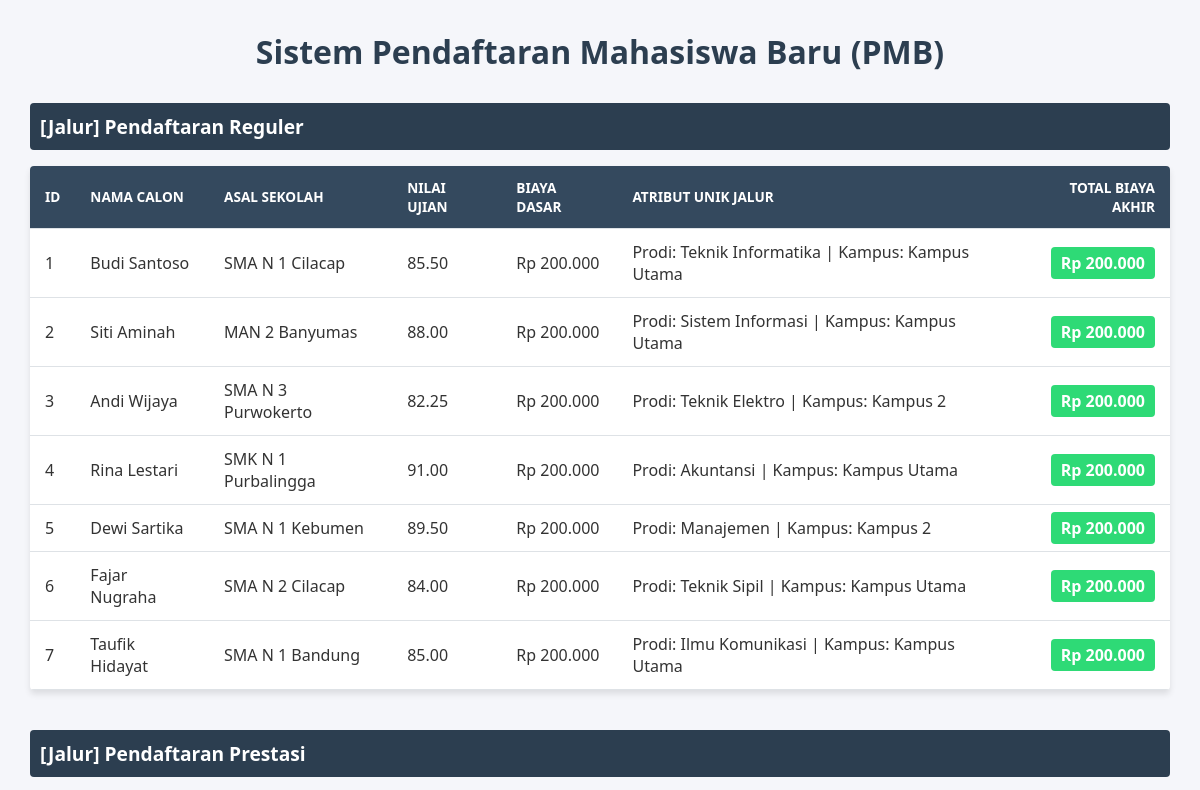
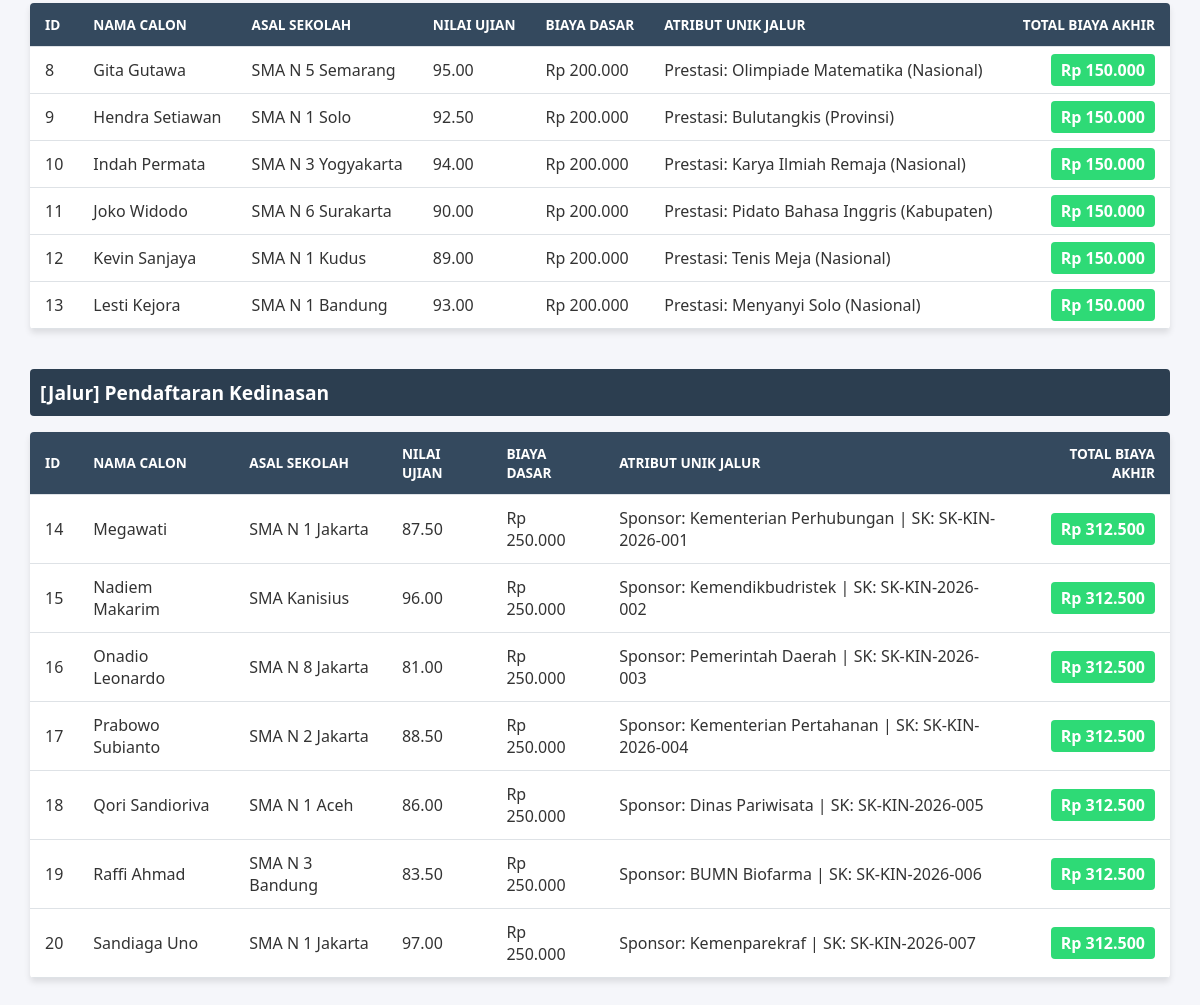
The page / on the database its author committed (2 pictures, top to bottom).
### tables this page shows
CREATE TABLE `tabel_pendaftaran` (
  `id_pendaftaran` int NOT NULL,
  `nama_calon` varchar(150) NOT NULL,
  `asal_sekolah` varchar(150) NOT NULL,
  `nilai_ujian` decimal(5,2) NOT NULL,
  `biaya_pendaftaran_dasar` decimal(10,2) NOT NULL,
  `jalur_pendaftaran` enum('Reguler','Prestasi','Kedinasan') NOT NULL,
  `pilihan_prodi` varchar(100) DEFAULT NULL,
  `lokasi_kampus` varchar(100) DEFAULT NULL,
  `jenis_prestasi` varchar(100) DEFAULT NULL,
  `tingkat_prestasi` varchar(50) DEFAULT NULL,
  `sk_ikatan_dinas` varchar(100) DEFAULT NULL,
  `instansi_sponsor` varchar(100) DEFAULT NULL
);

### pendaftaranreguler.php (called while the page is built, shortened)
<?php
require_once 'Pendaftaran.php';
class PendaftaranReguler extends Pendaftaran {
    private $pilihan_prodi;
    private $lokasi_kampus;
    public function __construct($id_pendaftaran, $nama_calon, $asal_sekolah, $nilai_ujian, $biaya_pendaftaran_dasar, $pilihan_prodi, $lokasi_kampus) {
        $this->pilihan_prodi = $pilihan_prodi;
        $this->lokasi_kampus = $lokasi_kampus;
    }
    public function hitungTotalBiaya() {
        return $this->biaya_pendaftaran_dasar;
    }
    public function tampilkanInfoJalur() {
        return "Prodi: " . $this->pilihan_prodi . " | Kampus: " . $this->lokasi_kampus;
    }
    public static function getDaftarReguler($db) {
        $query = "SELECT * FROM tabel_pendaftaran WHERE jalur_pendaftaran = 'Reguler'";
        return $db->query($query);
    }
}
?>

### pendaftaran.php (called while the page is built, shortened)
<?php
abstract class Pendaftaran {
    protected $id_pendaftaran;
    protected $nama_calon;
    protected $asal_sekolah;
    protected $nilai_ujian;
    protected $biaya_pendaftaran_dasar;
    public function __construct($id_pendaftaran, $nama_calon, $asal_sekolah, $nilai_ujian, $biaya_pendaftaran_dasar) {
        $this->id_pendaftaran = $id_pendaftaran;
        $this->nama_calon = $nama_calon;
        $this->asal_sekolah = $asal_sekolah;
        $this->nilai_ujian = $nilai_ujian;
        $this->biaya_pendaftaran_dasar = $biaya_pendaftaran_dasar;
    }
    public function getIdPendaftaran() { return $this->id_pendaftaran; }
    public function getNamaCalon() { return $this->nama_calon; }
    public function getAsalSekolah() { return $this->asal_sekolah; }
    public function getNilaiUjian() { return $this->nilai_ujian; }
    public function getBiayaDasar() { return $this->biaya_pendaftaran_dasar; }
}
?>

### pendaftaranprestasi.php (called while the page is built, shortened)
<?php
require_once 'Pendaftaran.php';
class PendaftaranPrestasi extends Pendaftaran {
    private $jenis_prestasi;
    private $tingkat_prestasi;
    public function __construct($id_pendaftaran, $nama_calon, $asal_sekolah, $nilai_ujian, $biaya_pendaftaran_dasar, $jenis_prestasi, $tingkat_prestasi) {
        $this->jenis_prestasi = $jenis_prestasi;
        $this->tingkat_prestasi = $tingkat_prestasi;
    }
    public function hitungTotalBiaya() {
        return $this->biaya_pendaftaran_dasar - 50000;
    }
    public function tampilkanInfoJalur() {
        return "Prestasi: " . $this->jenis_prestasi . " (" . $this->tingkat_prestasi . ")";
    }
    public static function getDaftarPrestasi($db) {
        $query = "SELECT * FROM tabel_pendaftaran WHERE jalur_pendaftaran = 'Prestasi'";
        return $db->query($query);
    }
}
?>

### pendaftarankedinasan.php (called while the page is built, shortened)
<?php
require_once 'Pendaftaran.php';
class PendaftaranKedinasan extends Pendaftaran {
    private $sk_ikatan_dinas;
    private $instansi_sponsor;
    public function __construct($id_pendaftaran, $nama_calon, $asal_sekolah, $nilai_ujian, $biaya_pendaftaran_dasar, $sk_ikatan_dinas, $instansi_sponsor) {
        $this->sk_ikatan_dinas = $sk_ikatan_dinas;
        $this->instansi_sponsor = $instansi_sponsor;
    }
    public function hitungTotalBiaya() {
        return $this->biaya_pendaftaran_dasar * 1.25;
    }
    public function tampilkanInfoJalur() {
        return "Sponsor: " . $this->instansi_sponsor . " | SK: " . $this->sk_ikatan_dinas;
    }
    public static function getDaftarKedinasan($db) {
        $query = "SELECT * FROM tabel_pendaftaran WHERE jalur_pendaftaran = 'Kedinasan'";
        return $db->query($query);
    }
}
?>

### index.php (the view, shortened to what this page needs)
<?php
require_once 'pendaftaranreguler.php';
require_once 'pendaftaranprestasi.php';
require_once 'pendaftarankedinasan.php';
$database = new Database();
$db = $database->getConnection();
$dataReguler = PendaftaranReguler::getDaftarReguler($db);
$dataPrestasi = PendaftaranPrestasi::getDaftarPrestasi($db);
$dataKedinasan = PendaftaranKedinasan::getDaftarKedinasan($db);
?>
<!DOCTYPE html>
<html lang="id">
<head>
</head>
<body>
    <h1>Sistem Pendaftaran Mahasiswa Baru (PMB)</h1>
    <h2>[Jalur] Pendaftaran Reguler</h2>
    <table>
        <thead>
            <tr>
                <th>ID</th>
                <th>Nama Calon</th>
                <th>Asal Sekolah</th>
                <th>Nilai Ujian</th>
                <th>Biaya Dasar</th>
                <th>Atribut Unik Jalur</th>
                <th class="text-right">Total Biaya Akhir</th>
            </tr>
        </thead>
        <tbody>
            <?php while ($row = $dataReguler->fetch_assoc()):
                $mhs = new PendaftaranReguler(
                    $row['id_pendaftaran'], $row['nama_calon'], $row['asal_sekolah'],
                    $row['nilai_ujian'], $row['biaya_pendaftaran_dasar'],
                    $row['pilihan_prodi'], $row['lokasi_kampus']
                );
            ?>
                <tr>
                    <td><?= $mhs->getIdPendaftaran() ?></td>
                    <td><?= $mhs->getNamaCalon() ?></td>
                    <td><?= $mhs->getAsalSekolah() ?></td>
                    <td><?= $mhs->getNilaiUjian() ?></td>
                    <td>Rp <?= number_format($mhs->getBiayaDasar(), 0, ',', '.') ?></td>
                    <td><?= $mhs->tampilkanInfoJalur() ?></td>
                    <td class="text-right"><span class="badge-total">Rp <?= number_format($mhs->hitungTotalBiaya(), 0, ',', '.') ?></span></td>
                </tr>
            <?php endwhile; ?>
        </tbody>
    </table>
    <h2>[Jalur] Pendaftaran Prestasi</h2>
    <table>
        <thead>
            <tr>
                <th>ID</th>
                <th>Nama Calon</th>
                <th>Asal Sekolah</th>
                <th>Nilai Ujian</th>
                <th>Biaya Dasar</th>
                <th>Atribut Unik Jalur</th>
                <th class="text-right">Total Biaya Akhir</th>
            </tr>
        </thead>
        <tbody>
            <?php while ($row = $dataPrestasi->fetch_assoc()):
                $mhs = new PendaftaranPrestasi(
                    $row['id_pendaftaran'], $row['nama_calon'], $row['asal_sekolah'],
                    $row['nilai_ujian'], $row['biaya_pendaftaran_dasar'],
                    $row['jenis_prestasi'], $row['tingkat_prestasi']
                );
            ?>
                <tr>
                    <td><?= $mhs->getIdPendaftaran() ?></td>
                    <td><?= $mhs->getNamaCalon() ?></td>
                    <td><?= $mhs->getAsalSekolah() ?></td>
                    <td><?= $mhs->getNilaiUjian() ?></td>
                    <td>Rp <?= number_format($mhs->getBiayaDasar(), 0, ',', '.') ?></td>
                    <td><?= $mhs->tampilkanInfoJalur() ?></td>
                    <td class="text-right"><span class="badge-total">Rp <?= number_format($mhs->hitungTotalBiaya(), 0, ',', '.') ?></span></td>
                </tr>
            <?php endwhile; ?>
        </tbody>
    </table>
    <h2>[Jalur] Pendaftaran Kedinasan</h2>
    <table>
        <thead>
            <tr>
                <th>ID</th>
                <th>Nama Calon</th>
                <th>Asal Sekolah</th>
                <th>Nilai Ujian</th>
                <th>Biaya Dasar</th>
                <th>Atribut Unik Jalur</th>
                <th class="text-right">Total Biaya Akhir</th>
            </tr>
        </thead>
        <tbody>
            <?php while ($row = $dataKedinasan->fetch_assoc()):
                $mhs = new PendaftaranKedinasan(
                    $row['id_pendaftaran'], $row['nama_calon'], $row['asal_sekolah'],
                    $row['nilai_ujian'], $row['biaya_pendaftaran_dasar'],
                    $row['sk_ikatan_dinas'], $row['instansi_sponsor']
                );
            ?>
                <tr>
                    <td><?= $mhs->getIdPendaftaran() ?></td>
                    <td><?= $mhs->getNamaCalon() ?></td>
                    <td><?= $mhs->getAsalSekolah() ?></td>
                    <td><?= $mhs->getNilaiUjian() ?></td>
                    <td>Rp <?= number_format($mhs->getBiayaDasar(), 0, ',', '.') ?></td>
                    <td><?= $mhs->tampilkanInfoJalur() ?></td>
                    <td class="text-right"><span class="badge-total">Rp <?= number_format($mhs->hitungTotalBiaya(), 0, ',', '.') ?></span></td>
                </tr>
            <?php endwhile; ?>
        </tbody>
    </table>
</body>
</html>

### index.php (style rules this page uses)
body { font-family: 'Segoe UI', Tahoma, Geneva, Verdana, sans-serif; margin: 30px; background-color: #f5f6fa; color: #333; }
h1 { text-align: center; color: #2c3e50; margin-bottom: 30px; }
h2 { background-color: #2c3e50; color: white; padding: 10px; border-radius: 4px; font-size: 1.2rem; }
table { width: 100%; border-collapse: collapse; margin-bottom: 40px; background: #fff; box-shadow: 0 4px 6px rgba(0,0,0,0.1); border-radius: 4px; overflow: hidden; }
th, td { padding: 12px 15px; text-align: left; border-bottom: 1px solid #dee2e6; }
th { background-color: #34495e; color: white; text-transform: uppercase; font-size: 0.85rem; }
.text-right { text-align: right; }
.badge-total { background-color: #2eda76; color: white; padding: 5px 10px; border-radius: 4px; font-weight: bold; }

### rows shown on the page
tabel_pendaftaran: id_pendaftaran "1", nama_calon "Budi Santoso", asal_sekolah "SMA N 1 Cilacap", nilai_ujian "85.50", biaya_pendaftaran_dasar "200.000", $mhs->tampilkanInfoJalur() "Prodi: Teknik Informatika | Kampus: Kampus Utama"
tabel_pendaftaran: id_pendaftaran "2", nama_calon "Siti Aminah", asal_sekolah "MAN 2 Banyumas", nilai_ujian "88.00", biaya_pendaftaran_dasar "200.000", $mhs->tampilkanInfoJalur() "Prodi: Sistem Informasi | Kampus: Kampus Utama"
tabel_pendaftaran: id_pendaftaran "3", nama_calon "Andi Wijaya", asal_sekolah "SMA N 3 Purwokerto", nilai_ujian "82.25", biaya_pendaftaran_dasar "200.000", $mhs->tampilkanInfoJalur() "Prodi: Teknik Elektro | Kampus: Kampus 2"
tabel_pendaftaran: id_pendaftaran "4", nama_calon "Rina Lestari", asal_sekolah "SMK N 1 Purbalingga", nilai_ujian "91.00", biaya_pendaftaran_dasar "200.000", $mhs->tampilkanInfoJalur() "Prodi: Akuntansi | Kampus: Kampus Utama"
tabel_pendaftaran: id_pendaftaran "5", nama_calon "Dewi Sartika", asal_sekolah "SMA N 1 Kebumen", nilai_ujian "89.50", biaya_pendaftaran_dasar "200.000", $mhs->tampilkanInfoJalur() "Prodi: Manajemen | Kampus: Kampus 2"
tabel_pendaftaran: id_pendaftaran "6", nama_calon "Fajar Nugraha", asal_sekolah "SMA N 2 Cilacap", nilai_ujian "84.00", biaya_pendaftaran_dasar "200.000", $mhs->tampilkanInfoJalur() "Prodi: Teknik Sipil | Kampus: Kampus Utama"
tabel_pendaftaran: id_pendaftaran "7", nama_calon "Taufik Hidayat", asal_sekolah "SMA N 1 Bandung", nilai_ujian "85.00", biaya_pendaftaran_dasar "200.000", $mhs->tampilkanInfoJalur() "Prodi: Ilmu Komunikasi | Kampus: Kampus Utama"
tabel_pendaftaran: id_pendaftaran "8", nama_calon "Gita Gutawa", asal_sekolah "SMA N 5 Semarang", nilai_ujian "95.00", biaya_pendaftaran_dasar "200.000", $mhs->tampilkanInfoJalur() "Prestasi: Olimpiade Matematika (Nasional)", biaya_pendaftaran_dasar "150.000"
tabel_pendaftaran: id_pendaftaran "9", nama_calon "Hendra Setiawan", asal_sekolah "SMA N 1 Solo", nilai_ujian "92.50", biaya_pendaftaran_dasar "200.000", $mhs->tampilkanInfoJalur() "Prestasi: Bulutangkis (Provinsi)", biaya_pendaftaran_dasar "150.000"
tabel_pendaftaran: id_pendaftaran "10", nama_calon "Indah Permata", asal_sekolah "SMA N 3 Yogyakarta", nilai_ujian "94.00", biaya_pendaftaran_dasar "200.000", $mhs->tampilkanInfoJalur() "Prestasi: Karya Ilmiah Remaja (Nasional)", biaya_pendaftaran_dasar "150.000"
tabel_pendaftaran: id_pendaftaran "11", nama_calon "Joko Widodo", asal_sekolah "SMA N 6 Surakarta", nilai_ujian "90.00", biaya_pendaftaran_dasar "200.000", $mhs->tampilkanInfoJalur() "Prestasi: Pidato Bahasa Inggris (Kabupaten)", biaya_pendaftaran_dasar "150.000"
tabel_pendaftaran: id_pendaftaran "12", nama_calon "Kevin Sanjaya", asal_sekolah "SMA N 1 Kudus", nilai_ujian "89.00", biaya_pendaftaran_dasar "200.000", $mhs->tampilkanInfoJalur() "Prestasi: Tenis Meja (Nasional)", biaya_pendaftaran_dasar "150.000"
tabel_pendaftaran: id_pendaftaran "13", nama_calon "Lesti Kejora", asal_sekolah "SMA N 1 Bandung", nilai_ujian "93.00", biaya_pendaftaran_dasar "200.000", $mhs->tampilkanInfoJalur() "Prestasi: Menyanyi Solo (Nasional)", biaya_pendaftaran_dasar "150.000"
tabel_pendaftaran: id_pendaftaran "14", nama_calon "Megawati", asal_sekolah "SMA N 1 Jakarta", nilai_ujian "87.50", biaya_pendaftaran_dasar "250.000", $mhs->tampilkanInfoJalur() "Sponsor: Kementerian Perhubungan | SK: SK-KIN-2026-001", biaya_pendaftaran_dasar "312.500"
tabel_pendaftaran: id_pendaftaran "15", nama_calon "Nadiem Makarim", asal_sekolah "SMA Kanisius", nilai_ujian "96.00", biaya_pendaftaran_dasar "250.000", $mhs->tampilkanInfoJalur() "Sponsor: Kemendikbudristek | SK: SK-KIN-2026-002", biaya_pendaftaran_dasar "312.500"
tabel_pendaftaran: id_pendaftaran "16", nama_calon "Onadio Leonardo", asal_sekolah "SMA N 8 Jakarta", nilai_ujian "81.00", biaya_pendaftaran_dasar "250.000", $mhs->tampilkanInfoJalur() "Sponsor: Pemerintah Daerah | SK: SK-KIN-2026-003", biaya_pendaftaran_dasar "312.500"
tabel_pendaftaran: id_pendaftaran "17", nama_calon "Prabowo Subianto", asal_sekolah "SMA N 2 Jakarta", nilai_ujian "88.50", biaya_pendaftaran_dasar "250.000", $mhs->tampilkanInfoJalur() "Sponsor: Kementerian Pertahanan | SK: SK-KIN-2026-004", biaya_pendaftaran_dasar "312.500"
tabel_pendaftaran: id_pendaftaran "18", nama_calon "Qori Sandioriva", asal_sekolah "SMA N 1 Aceh", nilai_ujian "86.00", biaya_pendaftaran_dasar "250.000", $mhs->tampilkanInfoJalur() "Sponsor: Dinas Pariwisata | SK: SK-KIN-2026-005", biaya_pendaftaran_dasar "312.500"
tabel_pendaftaran: id_pendaftaran "19", nama_calon "Raffi Ahmad", asal_sekolah "SMA N 3 Bandung", nilai_ujian "83.50", biaya_pendaftaran_dasar "250.000", $mhs->tampilkanInfoJalur() "Sponsor: BUMN Biofarma | SK: SK-KIN-2026-006", biaya_pendaftaran_dasar "312.500"
tabel_pendaftaran: id_pendaftaran "20", nama_calon "Sandiaga Uno", asal_sekolah "SMA N 1 Jakarta", nilai_ujian "97.00", biaya_pendaftaran_dasar "250.000", $mhs->tampilkanInfoJalur() "Sponsor: Kemenparekraf | SK: SK-KIN-2026-007", biaya_pendaftaran_dasar "312.500"
